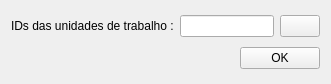
<?xml version="1.0" encoding="UTF-8"?>
<ui version="4.0">
 <class>Form</class>
 <widget class="QWidget" name="Form">
  <property name="geometry">
   <rect>
    <x>0</x>
    <y>0</y>
    <width>331</width>
    <height>84</height>
   </rect>
  </property>
  <property name="windowTitle">
   <string>Form</string>
  </property>
  <layout class="QGridLayout" name="gridLayout">
   <item row="0" column="0">
    <widget class="QLabel" name="label">
     <property name="text">
      <string>IDs das unidades de trabalho :</string>
     </property>
    </widget>
   </item>
   <item row="0" column="1" colspan="2">
    <layout class="QHBoxLayout" name="horizontalLayout">
     <item>
      <widget class="QLineEdit" name="activity_id_le"/>
     </item>
     <item>
      <widget class="QPushButton" name="extract_field_btn">
       <property name="text">
        <string/>
       </property>
      </widget>
     </item>
    </layout>
   </item>
   <item row="1" column="0" colspan="2">
    <spacer name="horizontalSpacer">
     <property name="orientation">
      <enum>Qt::Horizontal</enum>
     </property>
     <property name="sizeHint" stdset="0">
      <size>
       <width>219</width>
       <height>20</height>
      </size>
     </property>
    </spacer>
   </item>
   <item row="1" column="2">
    <widget class="QPushButton" name="ok_btn">
     <property name="text">
      <string>OK</string>
     </property>
    </widget>
   </item>
  </layout>
 </widget>
 <resources/>
 <connections/>
</ui>
